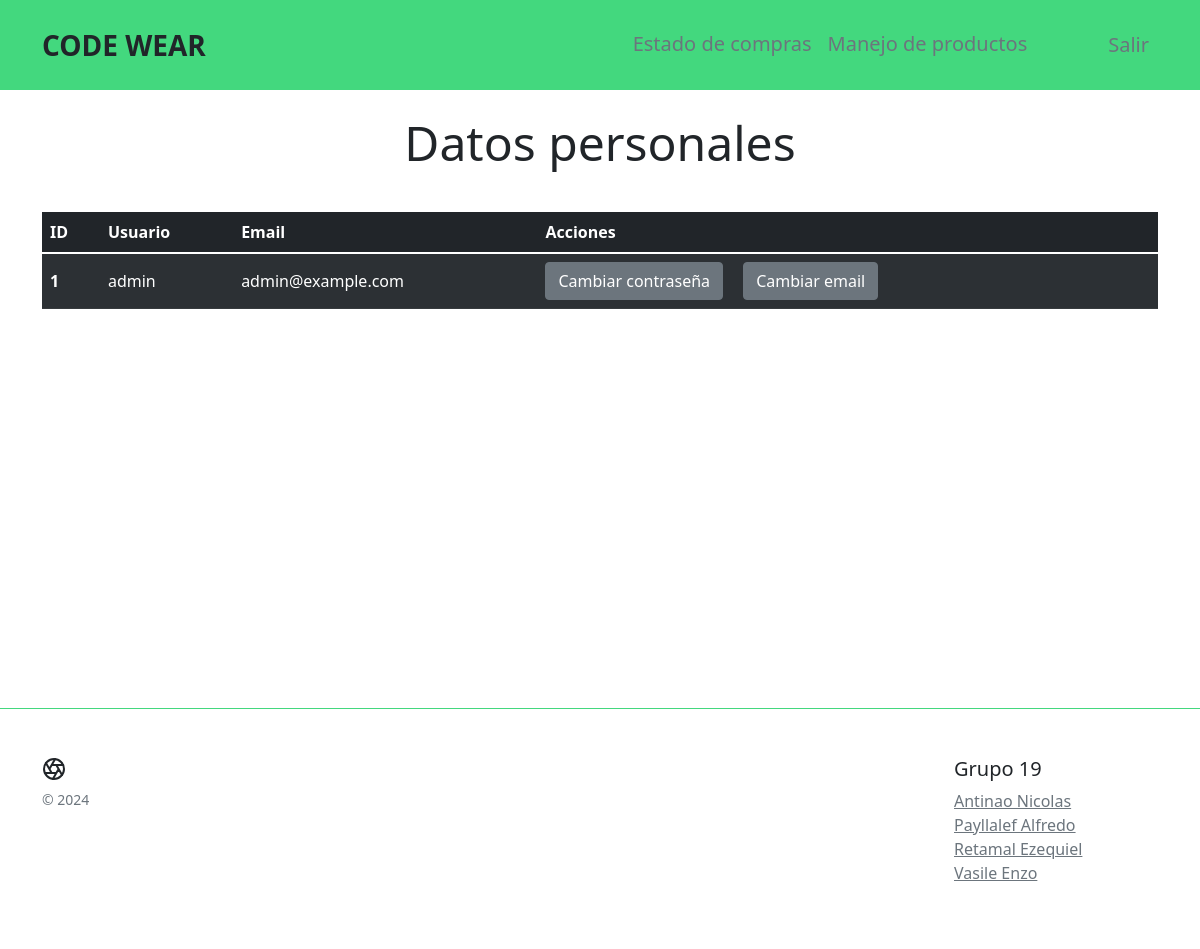
The app's page /vista/cliente/perfil.php (signed in) with its own data.
### tables this page shows
CREATE TABLE `menu` (
  `idmenu` BIGINT(20) NOT NULL AUTO_INCREMENT,
  `menombre` VARCHAR(50) NOT NULL COMMENT 'Nombre del item del menu',
  `medescripcion` VARCHAR(124) NOT NULL COMMENT 'Descripcion mas detallada del item del menu',
  `idpadre` BIGINT(20) DEFAULT NULL COMMENT 'Referencia al id del menu que es subitem',
  `medeshabilitado` TIMESTAMP NULL DEFAULT CURRENT_TIMESTAMP COMMENT 'Fecha en la que el menu fue deshabilitado por ultima vez',
  PRIMARY KEY (`idmenu`),
  KEY `fkmenu_1` (`idpadre`),
  CONSTRAINT `fkmenu_1` FOREIGN KEY (`idpadre`) REFERENCES `menu` (`idmenu`) ON UPDATE CASCADE
);

CREATE TABLE `usuario` (
  `idusuario` BIGINT(20) NOT NULL AUTO_INCREMENT,
  `usnombre` VARCHAR(50) NOT NULL,
  `uspass` VARCHAR(255) NOT NULL,
  `usmail` VARCHAR(50) NOT NULL,
  `usdeshabilitado` TIMESTAMP NULL DEFAULT NULL,
  PRIMARY KEY (`idusuario`)
);

### util/funciones.php (called while the page is built, shortened)
<?php
spl_autoload_register(function ($clase) {
    $directorys = array(
        $GLOBALS['ROOT'].'modelo/',
        $GLOBALS['ROOT'].'control/',
        $GLOBALS['ROOT'].'modelo/conector/',
        $GLOBALS['ROOT'].'util/',
    );
});
?>

### control/Session.php (called while the page is built, shortened)
<?php
class Session {
    public function validar() {
        return $this->activa() && isset($_SESSION['idusuario']);
    }
    public function activa() {
        return session_status() == PHP_SESSION_ACTIVE;
    }
    public function getUsuario() {
        $usuario = null;
        if ($this->validar()) {
            $obj = new ABMUsuario();
            $param['idusuario'] = $_SESSION['idusuario'];
            $resultado = $obj->buscar($param);
            if (count($resultado) > 0) {
                $usuario = $resultado[0];
            }
        }
        return $usuario;
    }
    public function getRol() {
        $arrayRolesUsuario = null;
        $usuario = $this->getUsuario();
        if($usuario != null) {
            $objUsuarioRol = new ABMUsuarioRol();
            $param['idusuario'] = $usuario->getIdUsuario();
            $arrayRolesUsuario = $objUsuarioRol->buscar($param);
        }
        return $arrayRolesUsuario;
    }
}
?>

### control/ABMMenuRol.php (called while the page is built, shortened)
<?php
class ABMMenuRol {
    public function obtenerMenuesPorRol($idRol) {
        $where = " idrol = " . $idRol;
        $objMenuRol = new MenuRol();
        $arregloMenuRol = $objMenuRol->listar($where);
        $menues = [];
        foreach ($arregloMenuRol as $menuRol) {
            $menu = $menuRol->getObjMenu();
            $menu->cargar();
            $menues[] = $menu;
        }
        return $menues;
    }
}
?>

### modelo/Menu.php (called while the page is built, shortened)
<?php
class Menu extends BaseDatos {
    private $meNombre;
    private $meDescripcion;
    private $meDeshabilitado;
    public function __construct() {
        $this->meNombre = "";
        $this->meDescripcion = "";
        $this->meDeshabilitado = null;
    }
    public function setMeNombre($meNombre) {
        $this->meNombre = $meNombre;
    }
    public function setMeDescripcion($meDescripcion) {
        $this->meDescripcion = $meDescripcion;
    }
    public function setMeDeshabilitado($meDeshabilitado) {
        $this->meDeshabilitado = $meDeshabilitado;
    }
    public function getMeNombre() {
        return $this->meNombre;
    }
    public function getMeDescripcion() {
        return $this->meDescripcion;
    }
    public function getMeDeshabilitado() {
        return $this->meDeshabilitado;
    }
}
?>

### modelo/conector/BaseDatos.php (called while the page is built, shortened)
<?php
class BaseDatos extends PDO {
    public function Ejecutar($sql) {
        if (stristr($sql,"select")) {
            $resp = $this->EjecutarSelect($sql);
        }
        return $resp;
    }
    private function EjecutarSelect($sql) {
        $cant = -1;
        try {
            $resultado = parent::query($sql);
            if($resultado) {
                $arregloResult = $resultado->fetchAll();
                $cant = count($arregloResult);
            }
        }  catch (PDOException $e) {
            $this->analizarDebug();
        }
        return $cant;
    }
}
?>

### modelo/UsuarioRol.php (called while the page is built, shortened)
<?php
class UsuarioRol extends BaseDatos {
    private $objUsuario;
    private $objRol;
    public function __construct() {
        $this->objUsuario = new Usuario();
        $this->objRol = new Rol();
    }
    public function setObjUsuario($objUsuario) {
        $this->objUsuario = $objUsuario;
    }
    public function setObjRol($objRol) {
        $this->objRol = $objRol;
    }
    public function getObjUsuario() {
        return $this->objUsuario;
    }
    public function getObjRol() {
        return $this->objRol;
    }
    public function cargar() {
        $resp = false;
        $sql = "SELECT * FROM usuariorol WHERE idusuario = " . $this->getObjUsuario()->getIdUsuario() . " AND idrol = " . $this->getObjRol()->getIdRol();
        if ($this->Iniciar()) {
            $res = $this->Ejecutar($sql);
            if ($res > -1) {
                if ($res > 0) {
                    $row = $this->Registro();
                    $rol = new Rol();
                    $rol->setIdRol($row['idrol']);
                    $rol->cargar();
                    $resp = true;
                }
            }
        } else {
            $this->setMensajeOperacion("UsuarioRol->cargar: " . $this->getError());
        }
        return $resp;
    }
    public function listar($parametro = "") {
        $arreglo = array();
        $sql = "SELECT * FROM usuariorol ";
        if ($parametro != "") {
            $sql .= 'WHERE ' . $parametro;
        }
        if ($this->Iniciar()) {
            $res = $this->Ejecutar($sql);
            if ($res > -1) {
                if ($res > 0) {
                    while ($row = $this->Registro()) {
                        $obj = new UsuarioRol();
                        $obj->getObjUsuario()->setIdUsuario($row['idusuario']);
                        $obj->getObjRol()->setIdRol($row['idrol']);
                        $obj->cargar();
                        array_push($arreglo, $obj);
                    }
                }
            } else {
                $this->setMensajeOperacion("UsuarioRol->listar: " . $this->getError());
            }
        }
        return $arreglo;
    }
}
?>

### control/ABMUsuarioRol.php (called while the page is built, shortened)
<?php
class ABMUsuarioRol {
    public function buscar($param) {
        $where = " true ";
        if ($param <> NULL) {
            if (isset($param['idusuario']))
                $where .= " and idusuario =" . $param['idusuario'];
        }
        $obj = new UsuarioRol();
        $arreglo = $obj->listar($where);
        return $arreglo;
    }
}
?>

### modelo/Rol.php (called while the page is built, shortened)
<?php
class Rol extends BaseDatos {
    private $idRol;
    public function __construct() {
        $this->idRol = "";
    }
    public function setIdRol($idRol) {
        $this->idRol = $idRol;
    }
    public function getIdRol() {
        return $this->idRol;
    }
    public function cargar() {
        $resp = false;
        $sql = "SELECT * FROM rol WHERE idrol = " . $this->getIdRol();
        if ($this->Iniciar()) {
            $res = $this->Ejecutar($sql);
            if ($res > -1) {
                if ($res > 0) {
                    $resp = true;
                }
            }
        } else {
            $this->setMensajeOperacion("Rol->cargar: " . $this->getError());
        }
        return $resp;
    }
}
?>

### modelo/Usuario.php (called while the page is built, shortened)
<?php
class Usuario extends BaseDatos {
    private $idUsuario;
    private $usNombre;
    private $usMail;
    public function __construct() {
        $this->idUsuario = "";
        $this->usNombre = "";
        $this->usMail = "";
    }
    public function setIdUsuario($idUsuario)
    {
        $this->idUsuario = $idUsuario;
    }
    public function setUsNombre($usNombre)
    {
        $this->usNombre = $usNombre;
    }
    public function setUsMail($usMail)
    {
        $this->usMail = $usMail;
    }
    public function getIdUsuario()
    {
        return $this->idUsuario;
    }
    public function getUsNombre()
    {
        return $this->usNombre;
    }
    public function getUsMail()
    {
        return $this->usMail;
    }
    public function cargar() {
        $resp = false;
        $sql = "SELECT * FROM usuario WHERE idusuario = " . $this->getIdUsuario();
        if ($this->Iniciar()) {
            $res = $this->Ejecutar($sql);
            if ($res > -1) {
                if ($res > 0) {
                    $resp = true;
                }
            }
        } else {
            $this->setMensajeOperacion("Usuario->cargar: " . $this->getError());
        }
        return $resp;
    }
    public function listar($parametro = "") {
        $arreglo = array();
        $sql = "SELECT * FROM usuario ";
        if ($parametro != "") {
            $sql .= 'WHERE ' . $parametro;
        }
        if ($this->Iniciar()) {
            $res = $this->Ejecutar($sql);
            if($res > -1) {
                if($res > 0) {
                    while ($row = $this->Registro()) {
                        $obj = new Usuario();
                        $obj->setIdUsuario($row['idusuario']);
                        $obj->cargar();
                        array_push($arreglo, $obj);
                    }
                }
            }
            else {
                $this->setMensajeOperacion("Usuario->listar: ".$this->getError());
            }
        }
        return $arreglo;
    }
}
?>

### control/ABMUsuario.php (called while the page is built, shortened)
<?php
class ABMUsuario {
    public function buscar($param){
        $where = " true ";
        if ($param<>NULL){
            if  (isset($param['idusuario']))
                $where.=" and idusuario =".$param['idusuario'];
        }
        $obj = new Usuario();
        $arreglo = $obj->listar($where);
        return $arreglo;
    }
}
?>

### vista/cliente/perfil.php (the view, shortened to what this page needs)
<?php
include_once "../estructura/cabecera.php";
$usuario = $objSession->getUsuario();
$idUsuario = $usuario->getIdUsuario();
$obj = new ABMUsuario();
$datosUsuario = $obj->buscar(["idusuario" => $idUsuario]);
$objUsuario = $datosUsuario[0];
?>
<h2 class="display-5 fw-normal text-center py-4">Datos personales</h2>
<div class="container py-2 mb-4 contenedorTabla">
    <table class="table table-dark table-striped">
        <thead>
            <tr>
                <th class="align-middle" scope="col">ID</th>
                <th class="align-middle" scope="col">Usuario</th>
                <th class="align-middle" scope="col">Email</th>
                <th class="align-middle" scope="col">Acciones</th>
            </tr>
        </thead>
        <tbody>
            <tr>
                <th class="align-middle" scope="row"><?php echo $objUsuario->getIdUsuario() ?></th>
                <td class="align-middle"><?php echo $objUsuario->getUsNombre() ?></td>
                <td class="align-middle"><?php echo $objUsuario->getUsMail() ?></td>
                <td class="align-middle">
                    <input class="btn btn-secondary me-3" type="button" name="botonContrasenia"  id="botonContrasenia" value="Cambiar contraseña">
                    <input class="btn btn-secondary me-3" type="button" name="botonEmail"  id="botonEmail" value="Cambiar email">
                </td>
            </tr>
        </tbody>
    </table>
</div>
<?php
include_once "../estructura/pie.php";
?>

### vista/estructura/cabecera.php (shortened to what this page needs)
<?php
$objSession = new Session();
$menues = [];
$menuPublico = [
    ["link" => "../../index.php", "nombre" => "Home"],
    ["link" => "../cliente/productos.php", "nombre" => "Nuestros productos"],
    ["link" => "../sesion/iniciarSesion.php", "nombre" => "Iniciar Sesión"]
];
if ($objSession->validar()) {
    $rolesUsuario = $objSession->getRol();
    $objMenuRol = new ABMMenuRol();
    if (!empty($rolesUsuario)) {
        $menues = $objMenuRol->obtenerMenuesPorRol($rolesUsuario[0]->getObjRol()->getIdRol());
    }
}
?>
<!DOCTYPE html>
<html lang="es">
<head>
    <link rel="stylesheet" href="../bootstrap/css/bootstrap.min.css">
    <link rel="stylesheet" href="../css/estilos.css">
    <link rel="stylesheet" href="../css/formulario.css">
    <link rel="stylesheet" href="../css/perfil.css">
    <link rel="stylesheet" href="../css/producto.css">
</head>
<body>
    <nav class="navbar navbar-expand-lg fixed-top">
        <div class="container">
            <a class="navbar-brand link-dark fs-3 fw-bold" href="../../index.php">CODE WEAR</a>
            <div class="collapse navbar-collapse" id="navbarSupportedContent">
                <ul class="navbar-nav ms-auto mb-2 mb-lg-0">
                    <?php if (!$objSession->validar()) { ?>
                        <?php foreach ($menuPublico as $menu) { ?>
                            <li class="nav-item">
                                <a href="<?php echo $menu['link']; ?>" class="nav-link link-secondary fs-5"><?php echo $menu['nombre']; ?></a>
                            </li>
                        <?php } ?>
                    <?php } else { ?>
                        <?php foreach ($menues as $objMenu) { ?>
                            <?php if ($objMenu->getMeDeshabilitado() == null) { ?>
                                <li class="nav-item">
                                    <a href="<?php echo $objMenu->getMeDescripcion(); ?>" class="nav-link link-secondary fs-5"><?php echo $objMenu->getMeNombre(); ?></a>
                                </li>
                            <?php } ?>
                        <?php } ?>
                        <li class="nav-item">
                            <button id="cierreSesion" class="btn btn-link nav-link link-secondary fs-5">Salir</button>
                        </li>
                    <?php } ?>
                </ul>
            </div>
        </div>
    </nav>

### vista/css/estilos.css (style rules this page uses)
body { margin-top: 90px; }
.navbar { background-color: #43D87E; height: 90px; }

### vista/css/perfil.css (style rules this page uses)
.contenedorTabla { min-height: 60vh; }

### records on screen
menu: menombre "Estado de compras"
menu: menombre "Manejo de productos"
usuario: idusuario "1", usnombre "admin", usmail "admin@example.com"
